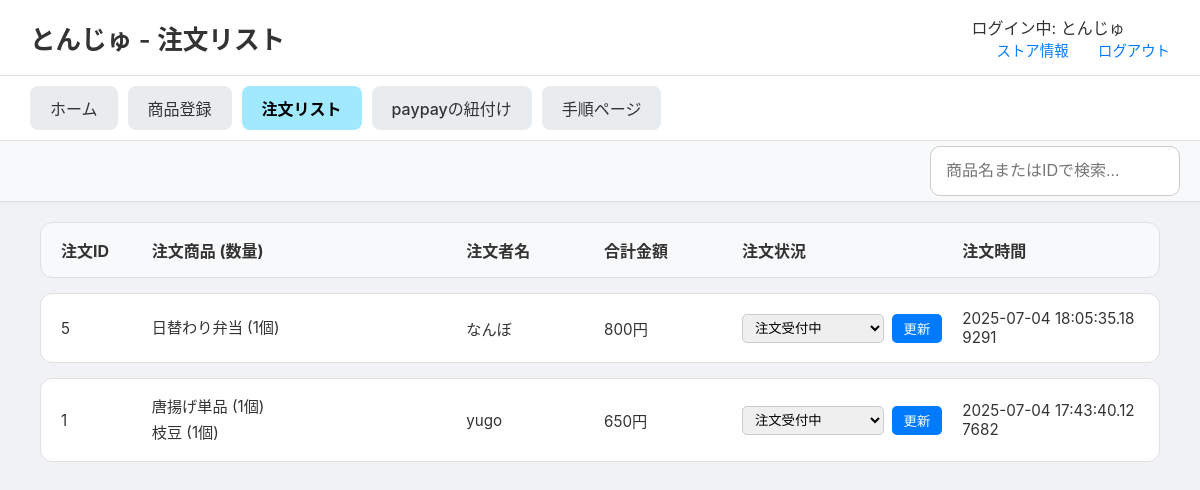
Screenshot of /stores/order-list (signed in) with the database file from the repository.
### tables this page shows
CREATE TABLE order_items (
    order_item_id INTEGER PRIMARY KEY AUTOINCREMENT,
    order_id INTEGER NOT NULL,
    menu_id INTEGER NOT NULL,
    quantity INTEGER NOT NULL DEFAULT 1,
    price_at_order INTEGER NOT NULL, 
    FOREIGN KEY (order_id) REFERENCES orders(order_id),
    FOREIGN KEY (menu_id) REFERENCES menus(menu_id)
);

CREATE TABLE menus (
    menu_id INTEGER PRIMARY KEY AUTOINCREMENT,
    store_id INTEGER, -- NOT NULL制約を削除し、NULLを許容
    menu_name TEXT NOT NULL,
    category TEXT NOT NULL,
    price INTEGER NOT NULL,
    soldout INTEGER NOT NULL DEFAULT 0,
    FOREIGN KEY (store_id) REFERENCES store(store_id)
);

CREATE TABLE users_table (
    id INTEGER PRIMARY KEY AUTOINCREMENT,
    u_name TEXT NOT NULL,
    email TEXT UNIQUE NOT NULL,
    password TEXT NOT NULL,           -- 平文パスワード用
    created_at TIMESTAMP DEFAULT CURRENT_TIMESTAMP
);

CREATE TABLE orders (
    order_id INTEGER PRIMARY KEY AUTOINCREMENT,
    user_id INTEGER NOT NULL,
    store_id INTEGER NOT NULL,
    status TEXT DEFAULT '注文受付中' CHECK (
        status IN (
            '注文受付中', '受付完了', '商品作成中', '作成直前', '受け取り待ち', 'completed', 'canceled'
        )
    ),
    datetime DATETIME NOT NULL,
    payment_method TEXT CHECK (payment_method IN ('PayPay')),
    total_amount INTEGER NOT NULL,
    FOREIGN KEY (user_id) REFERENCES users(user_id),
    FOREIGN KEY (store_id) REFERENCES store(store_id)
);

### routes/stores_detail/stores_detail.py (the view)
@stores_detail_bp.route('/order-list')
def order_list():
    store_id = session.get('store_id')
    store_name = session.get('store_name', 'ゲスト')
    conn = get_db_connection()
    query = """
        SELECT
            o.order_id, o.datetime, o.total_amount, o.status,
            u.u_name, m.menu_name, oi.quantity, oi.price_at_order
        FROM orders AS o
        JOIN order_items AS oi ON o.order_id = oi.order_id
        JOIN menus AS m ON oi.menu_id = m.menu_id
        JOIN users_table AS u ON o.user_id = u.id
        WHERE o.store_id = ?
        ORDER BY o.datetime DESC;
    """
    orders_raw = conn.execute(query, (store_id,)).fetchall()
    conn.close()
    orders_dict = {}
    for row in orders_raw:
        order_id = row['order_id']
        if order_id not in orders_dict:
            orders_dict[order_id] = {
                'id': order_id, 'datetime': row['datetime'], 'status': row['status'],
                'user_name': row['u_name'], 'total_amount': row['total_amount'],
                'items_list': [] # ★★★ キー名を'items'から'items_list'に変更 ★★★
            }
        orders_dict[order_id]['items_list'].append({
            'name': row['menu_name'], 'quantity': row['quantity'], 'price': row['price_at_order']
        })
    orders_list = list(orders_dict.values())
    return render_template('stores_detail/order_list.html', orders=orders_list, store_name=store_name)

### routes/stores_detail/stores_detail.py (called while the page is built)
def get_db_connection():
    db_path = os.path.join(os.path.dirname(__file__), '..', '..', 'app.db')
    conn = sqlite3.connect(db_path)
    conn.row_factory = sqlite3.Row  # 行を辞書形式で取得
    return conn

### templates/stores_detail/order_list.html (shortened to what this page needs)
<!DOCTYPE html>
<html lang="ja">
<head>
    <link rel="stylesheet" href="{{ url_for('static', filename='css/stores_detail.css') }}">
</head>
<body>
    <header class="site-header">
        <h1>{{ store_name }} - 注文リスト</h1>
        <div class="header-links">
            <div class="store-name">ログイン中: {{ store_name if store_name else 'ゲスト' }}</div>
            <a href="{{ url_for('stores_detail.store_info') }}">ストア情報</a>
            <a href="{{ url_for('general.explamation') }}">ログアウト</a>
        </div>
    </header>
    <nav class="main-nav">
        <ul>
            <li><a href="{{ url_for('stores_detail.store_home') }}" >ホーム</a></li>
            <li><a href="{{ url_for('stores_detail.menu_registration') }}">商品登録</a></li>
            <li><a href="{{ url_for('stores_detail.order_list') }}" class="active">注文リスト</a></li>
            <li><a href="{{ url_for('stores_detail.paypay_linking') }}">paypayの紐付け</a></li>
            <li><a href="{{ url_for('stores_detail.procedure') }}">手順ページ</a></li>
        </ul>
    </nav>
    <div class="sub-navigation">
        <input type="search" id="order-search" placeholder="商品名またはIDで検索...">
    </div>
    <main class="main-content">
        <div class="order-list-container">
            <div class="order-header">
                <div>注文ID</div>
                <div>注文商品 (数量)</div>
                <div>注文者名</div>
                <div>合計金額</div>
                <div>注文状況</div>
                <div>注文時間</div>
            </div>
            {% for order in orders %}
            <div class="order-item">
                <div>{{ order.id }}</div>
                <div>
                    <ul>
                    {% for item in order.items_list %}
                        <li>{{ item.name }} ({{ item.quantity }}個)</li>
                    {% endfor %}
                    </ul>
                </div>
                <div>{{ order.user_name }}</div>
                <div>{{ order.total_amount }}円</div>
                <div>
                    <form action="{{ url_for('stores_detail.update_order_status', order_id=order.id) }}" method="post">
                        <select name="status">
                            {% for s in ['注文受付中', '受付完了', '商品作成中', '作成直前', '受け取り待ち'] %}
                                <option value="{{ s }}" {% if order.status == s %}selected{% endif %}>{{ s }}</option>
                            {% endfor %}
                        </select>
                        <button type="submit">更新</button>
                    </form>
                </div>
                <div>{{ order.datetime }}</div>
            </div>
            {% else %}
            <div class="order-item no-orders">
                <p>現在、新しい注文はありません。</p>
            </div>
            {% endfor %}
        </div>
    </main>
</body>
</html>

### static/css/stores_detail.css (style rules this page uses)
body { font-family: -apple-system, BlinkMacSystemFont, "Segoe UI", Roboto, "Hiragino Sans", "Noto Sans CJK JP", "Yu Gothic", sans-serif; margin: 0; background-color: #f0f2f5; color: #333; }
.site-header { display: flex; justify-content: space-between; align-items: center; padding: 15px 30px; background-color: #ffffff; border-bottom: 1px solid #e0e0e0; }
.site-header h1 { font-size: 1.6em; margin: 0; font-weight: 600; }
.header-links a { margin-left: 25px; text-decoration: none; color: #007bff; font-size: 0.9em; font-weight: 500; }
.main-nav { background-color: #ffffff; padding: 10px 30px; border-bottom: 1px solid #e0e0e0; box-shadow: 0 2px 4px rgba(0,0,0,0.05); }
.main-nav ul { display: flex; list-style: none; margin: 0; padding: 0; gap: 10px; }
.main-nav a { display: block; padding: 10px 20px; text-decoration: none; color: #333; background-color: #e9ecef; border-radius: 8px; font-weight: 500; transition: background-color 0.2s; }
.main-nav a.active { background-color: #a0e9ff; color: #000; font-weight: bold; }
.main-content { padding: 20px 40px 40px 40px; }
.order-list-container { display: flex; flex-direction: column; gap: 15px; }
.order-header, .order-item { display: grid; grid-template-columns: 0.6fr 2.5fr 1fr 1fr 1.7fr 1.5fr; gap: 20px; align-items: center; padding: 15px 20px; border: 1px solid #e0e0e0; border-radius: 12px; background-color: #ffffff; }
.order-header { background-color: #f8f9fa; font-weight: bold; color: #333; }
.order-item > div { font-size: 0.95em; color: #333; word-break: break-all; }
.order-item ul { list-style: none; padding: 0; margin: 0; }
.order-item ul li { margin-bottom: 4px; }
.order-item form { display: flex; gap: 8px; align-items: center; }
.order-item select { padding: 5px 8px; border-radius: 5px; border: 1px solid #ccc; flex-grow: 1; }
.order-item button { padding: 5px 12px; border: none; background-color: #007bff; color: white; border-radius: 5px; cursor: pointer; transition: background-color 0.2s ease; }
.sub-navigation { display: flex; justify-content: flex-start; gap: 15px; background-color: #f8f9fa; padding: 5px 20px; border-bottom: 1px solid #ddd; box-shadow: 0 2px 4px rgba(0,0,0,0.04); position: sticky; top: 0; z-index: 1000; }
.sub-navigation input[type="search"] { width: 250px; padding: 15px; font-size: 1.0em; border: 1px solid #ccc; border-radius: 10px; box-sizing: border-box; margin-left: auto; }

### rows the page displays
order_items: id "5", name "日替わり弁当", quantity "1", user_name "なんぼ", total_amount "800", datetime "2025-07-04 18:05:35.189291"
order_items: id "1", name "唐揚げ単品", quantity "1", user_name "yugo", total_amount "650", datetime "2025-07-04 17:43:40.127682"
order_items: name "枝豆", quantity "1"

### other values shown
{{ store_name }} "とんじゅ"
{{ store_name if store_name else 'ゲスト' }} "とんじゅ"
form field status "注文受付中"
